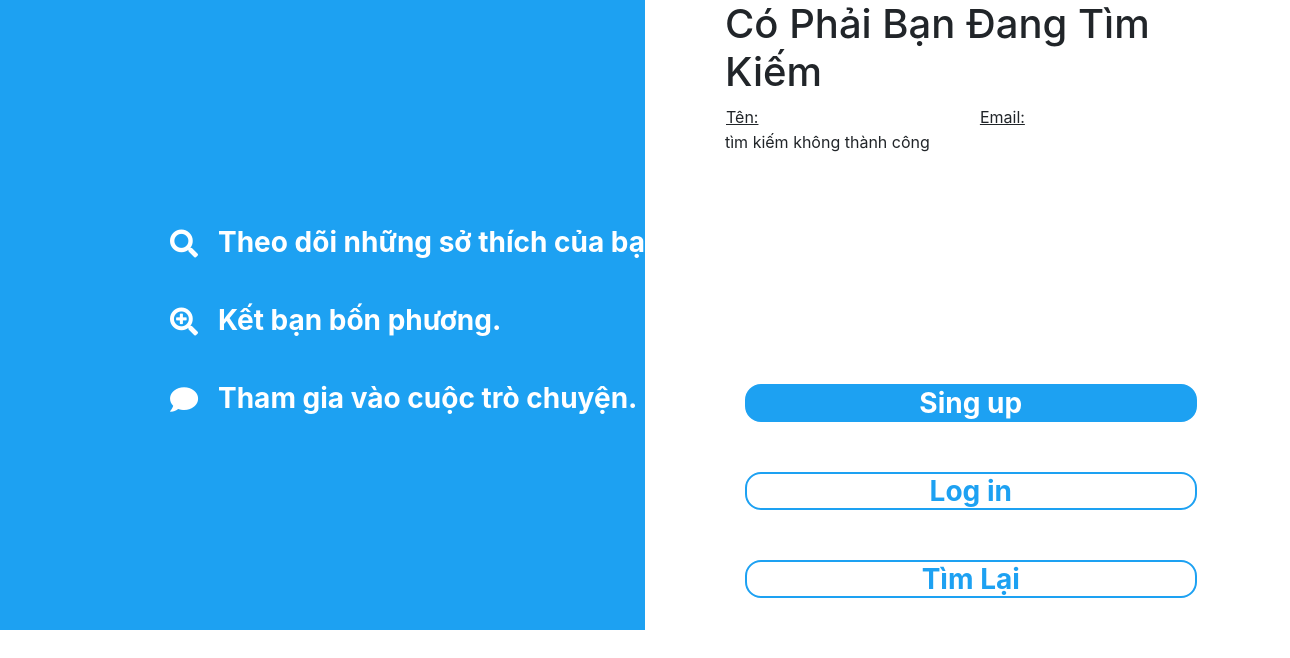
/searchusername.php?tukhoa1=Kim, run on an earlier commit of the app's database.
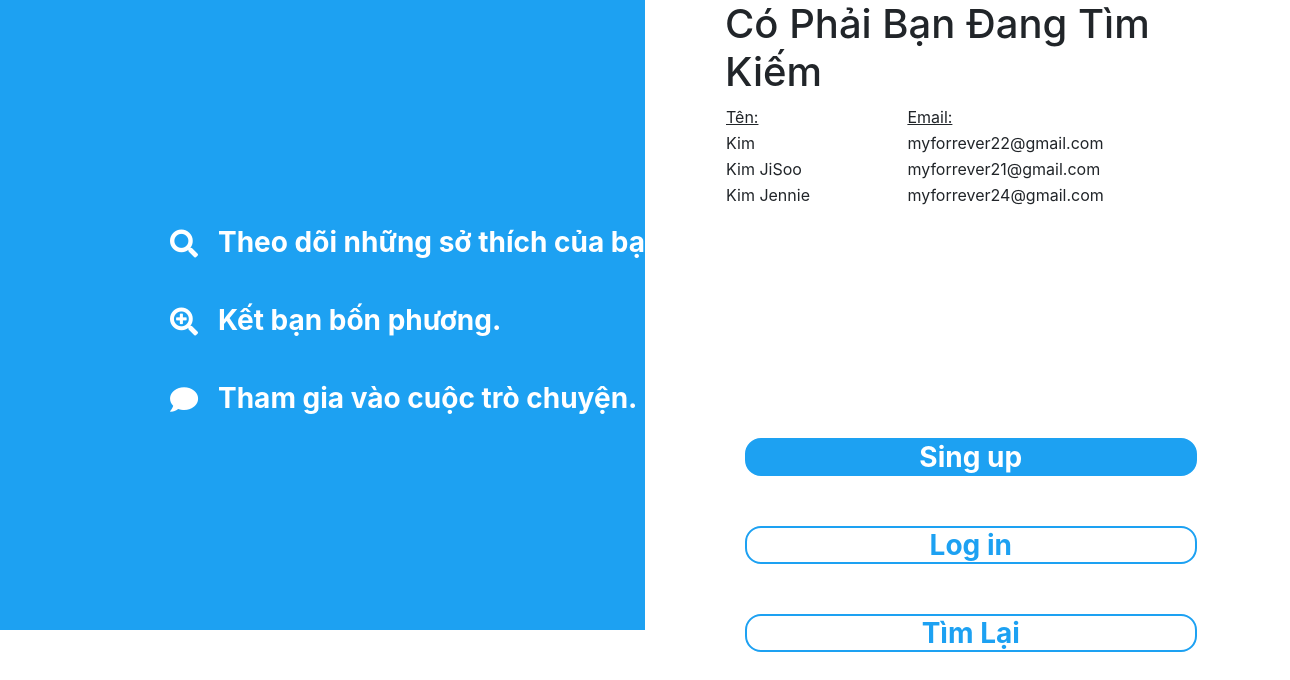
And on a later commit of the database.
### tables this page shows
CREATE TABLE `users` (
  `id` int(11) NOT NULL,
  `email` varchar(255) NOT NULL,
  `password` varchar(255) NOT NULL,
  `fullname` varchar(255) NOT NULL,
  `used` int(11) NOT NULL
);

### searchusername.php (the view, shortened to what this page needs)
<!DOCTYPE html>
<html lang="en">
<head>
    <link rel="stylesheet" href="https://use.fontawesome.com/releases/v5.1.1/css/all.css">
    <link rel="stylesheet" href="style/hieuung.css">
    <link rel="stylesheet" href="https://stackpath.bootstrapcdn.com/bootstrap/4.2.1/css/bootstrap.min.css">
</head>
<body>
<div class="_big">
        <div class="_left">
            <div class="_adv">
                <span class="fa fa-search">
                </span>
                <span>Theo dõi những sở thích của bạn</span>
            </div>
            <div class="_adv">
                 <span class="fa fa-search-plus">
                </span>
                <span>Kết bạn bốn phương.</span>
            </div>
            <div class="_adv">
                <span class="fa fa-comment">
                </span>
                <span>Tham gia vào cuộc trò chuyện.</span>
            </div>
        </div>
        <div class="_right">
            <div class="_right1">
                <div >
                <?php
$s = trim(htmlspecialchars(addslashes($_GET['tukhoa1'])));
if ($s != null) {
    $db = new PDO('mysql:host=localhost;dbname=dack;charset=utf8', 'root', '');
    $stmt = $db->prepare("SELECT * FROM users WHERE fullname LIKE '%$s%' or email LIKE '%$s%' ORDER BY id ");
    $stmt->setFetchMode(PDO::FETCH_ASSOC);
    $stmt->execute();
    $resultSet = $stmt->fetchAll(PDO::FETCH_ASSOC);
    echo "<table width = '600' boder ='5'> ";
    echo " <h1> Có Phải Bạn Đang Tìm Kiếm </h1>";
    echo "<tr>";
    echo"<td><u> Tên: </u></td> ";
    echo"<td><u> Email: </u> </td> ";
    echo "</tr>";
        $i = 0;
        foreach ($resultSet as $row) {
        $ten = $row['fullname'];
        $email = $row['email'];
        echo "<tr>";
        echo"<td> $ten </td> ";
        echo"<td> $email </td> ";
        echo "</tr>";
        $i++;
        }
     echo "</table> "   ;
if($i == 0) {echo '<div> tìm kiếm không thành công </div>';}
    }
 else {
    echo '<div>Vui lòng nhập từ khóa tìm kiếm.</div>';
}
?>
                 </div>
                <a href="singup.php">
                    <div class="_button" style="background-color: #1da1f2;"> Sing up</div>
                </a>
                <a href="login.php">
                    <div class="_button" style="color: #1da1f2"> Log in</div>
                </a>
                <a href="timban.php">
                    <div class="_button" style="color: #1da1f2"> Tìm Lại </div>
                </a>
            </div>
        </div>
    </div>
   </body>
   </html>

### style/hieuung.css (style rules this page uses)
._big { width: 100%; height: auto; display: flex; flex-wrap: wrap; }
._big ._left { width: 50%; background-color: #1da1f2; height: 630px; }
._big ._left ._adv { display: flex; font-size: 28px; font-weight: bold; line-height: 24px; left: 150px; top: 230px; color:white; position: relative; margin-bottom: 50px; }
._big ._left ._adv span { margin-left: 20px; }
._big ._right { width: 50%; height: 630px; }
._big ._right ._right1 { width: 70%; height: 600px; margin-left: 80px; }
._big ._right ._button { font-size: 28px; font-weight: bold; line-height: 24px; left: 20px; top: 230px; color:white; position: relative; margin-bottom: 50px; border: 2px solid #1da1f2; border-radius: 16px; text-align: center; padding: 5px; }
a { text-decoration: none; }

What changed in the data, as far as the page shows it:
added users: fullname "Kim", email "myforrever22@gmail.com"
added users: fullname "Kim JiSoo", email "myforrever21@gmail.com"
added users: fullname "Kim Jennie", email "myforrever24@gmail.com"
Also different on the page:
text no longer shown: "tìm kiếm không thành công"
